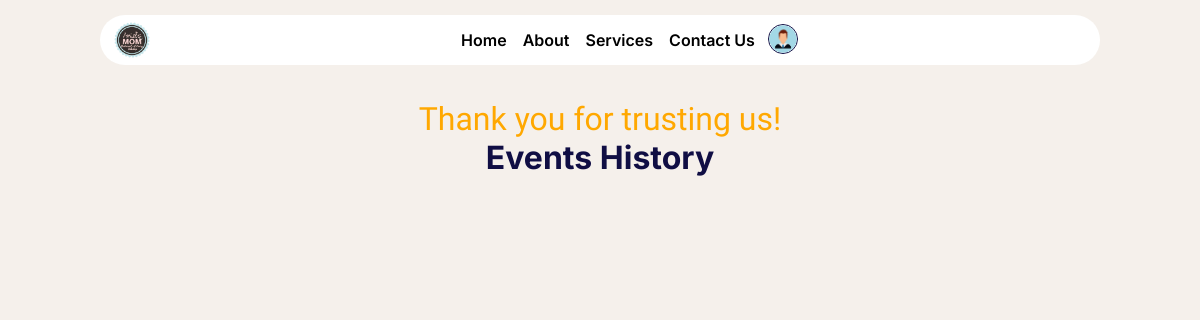
The page /features/users/web/user-dashboard.php (signed in) on the database as committed earlier.
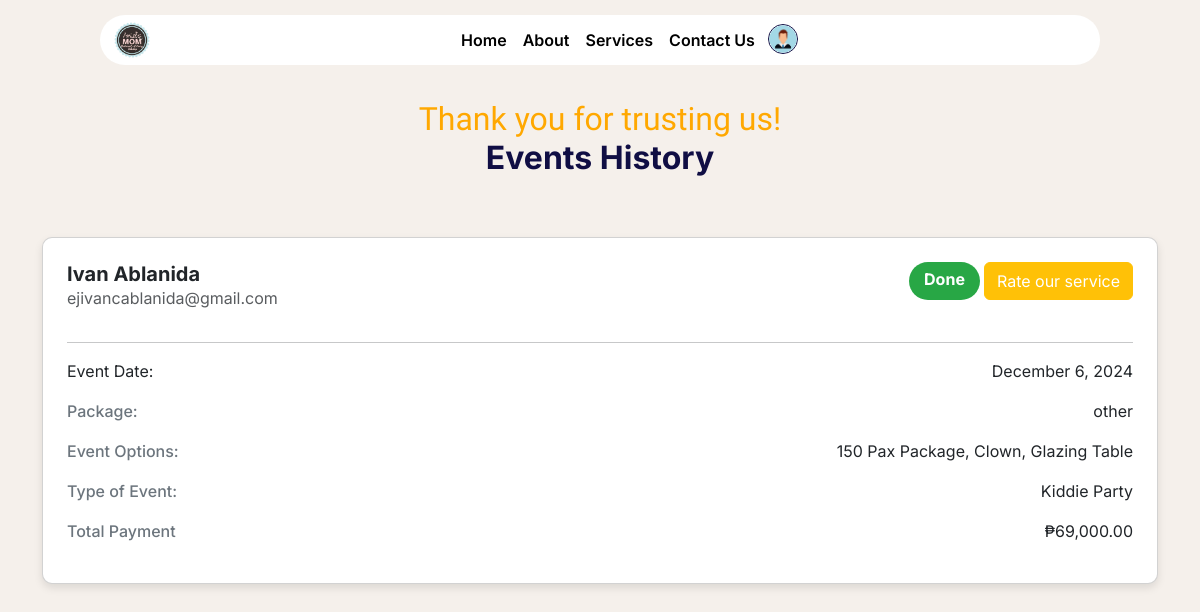
The same page on the database as committed later.
### tables this page shows
CREATE TABLE `booking` (
  `id` int(11) NOT NULL,
  `status` enum('Pending','Waiting','On-going','Finished','Cancel') NOT NULL,
  `full_name` varchar(255) NOT NULL,
  `celebrants_name` varchar(255) DEFAULT NULL,
  `email` varchar(255) NOT NULL,
  `phone_number` varchar(15) DEFAULT NULL,
  `events_date` varchar(255) DEFAULT NULL,
  `guest_count` int(11) DEFAULT NULL,
  `event_duration` int(11) DEFAULT NULL,
  `event_starttime` int(11) DEFAULT NULL,
  `event_endtime` int(11) DEFAULT NULL,
  `event_type` varchar(255) DEFAULT NULL,
  `event_package` varchar(255) DEFAULT NULL,
  `event_options` text DEFAULT NULL,
  `cost` decimal(10,2) DEFAULT 0.00,
  `cancel_reason` text DEFAULT NULL,
  `payment_image` varchar(255) DEFAULT NULL,
  `reference_no` varchar(100) DEFAULT NULL,
  `payment_amount` decimal(10,2) NOT NULL,
  `status_paid` tinyint(1) DEFAULT 0
);

### features/users/web/user-dashboard.php (the view, shortened to what the changed rows need)
<?php
    require '../../../db.php';
    $email = $_SESSION['email'];
    $sql = "SELECT * FROM booking WHERE email = ? AND status = 'Finished'";
    $stmt = $conn->prepare($sql);
    $stmt->bind_param("s", $email);
    $stmt->execute();
    $result = $stmt->get_result();
    $bookings = [];
    while ($row = $result->fetch_assoc()) {
        $bookings[] = $row;
    }
?>
<!DOCTYPE html>
<html lang="en">
<head>
    <link href="https://cdn.jsdelivr.net/npm/bootstrap@5.3.3/dist/css/bootstrap.min.css" rel="stylesheet">
    <link rel="stylesheet" href="../css/appointment.css">
    <link href="https://cdn.jsdelivr.net/npm/fullcalendar@6.1.8/index.global.min.css" rel="stylesheet">
    <link rel="stylesheet" href="https://cdnjs.cloudflare.com/ajax/libs/font-awesome/6.0.0-beta3/css/all.min.css">
</head>
<body>
    <section class="body">
    <div class="container">
    <?php if (!empty($bookings)): ?>
        <?php foreach ($bookings as $booking): ?>
            <div class="card p-4 mb-4">
                <div class="d-flex align-items-start mb-3 justify-content-between">
                    <div>
                        <h5 class="card-title mb-0"><?php echo htmlspecialchars($booking['full_name']); ?></h5>
                        <p class="card-text text-muted"><?php echo htmlspecialchars($booking['email']); ?></p>
                    </div>
                    <div class="d-flex gap-1 justtify-content-end" style="margin-left: auto;">
                        <span class="status-badge <?php echo $booking['status'] === 'Finished' ? 'success' : ''; ?>">
                            <?php echo $booking['status'] === 'Finished' ? 'Done' : htmlspecialchars($booking['status']); ?>
                        </span>
                        <button class="btn btn-warning text-white" data-bs-toggle="modal" data-bs-target="#ratingModal">
                            Rate our service
                        </button>
                    </div>
                </div>
                <hr>
                <div class="card-body p-0">
                    <div class="d-flex justify-content-between">
                        <p class="mb-1">Event Date:</p>
                        <p><?php echo (new DateTime($booking['events_date']))->format('F j, Y'); ?></p>
                    </div>
                    <div class="d-flex justify-content-between">
                        <p class="mb-1"><span class="info-label">Package:</span></p>
                        <p><?php echo htmlspecialchars($booking['event_package']); ?></p>
                    </div>
                    <div class="d-flex justify-content-between">
                        <p class="mb-1"><span class="info-label">Event Options:</span></p>
                        <p><?php echo htmlspecialchars($booking['event_options']); ?></p>
                    </div>
                    <div class="d-flex justify-content-between">
                        <p class="mb-1"><span class="info-label">Type of Event:</span></p>
                        <p><?php echo htmlspecialchars($booking['event_type']); ?></p>
                    </div>
                    <div class="d-flex justify-content-between">
                        <p class="mb-1"><span class="info-label">Total Payment</span></p>
                        <p>₱<?php echo number_format(htmlspecialchars($booking['cost']), 2); ?></p>
                    </div>
                </div>
            </div>
        <?php endforeach; ?>
    <?php else: ?>
    <?php endif; ?>
</div>
</section>
</html>

Rows that differ between the two databases and show on the page:
now on this page (row edited): booking: full_name "Ivan Ablanida", email "ejivancablanida@gmail.com", status "Done", events_date "December 6, 2024", event_package "other", event_options "150 Pax Package, Clown, Glazing Table", event_type "Kiddie Party", cost "69,000.00"
